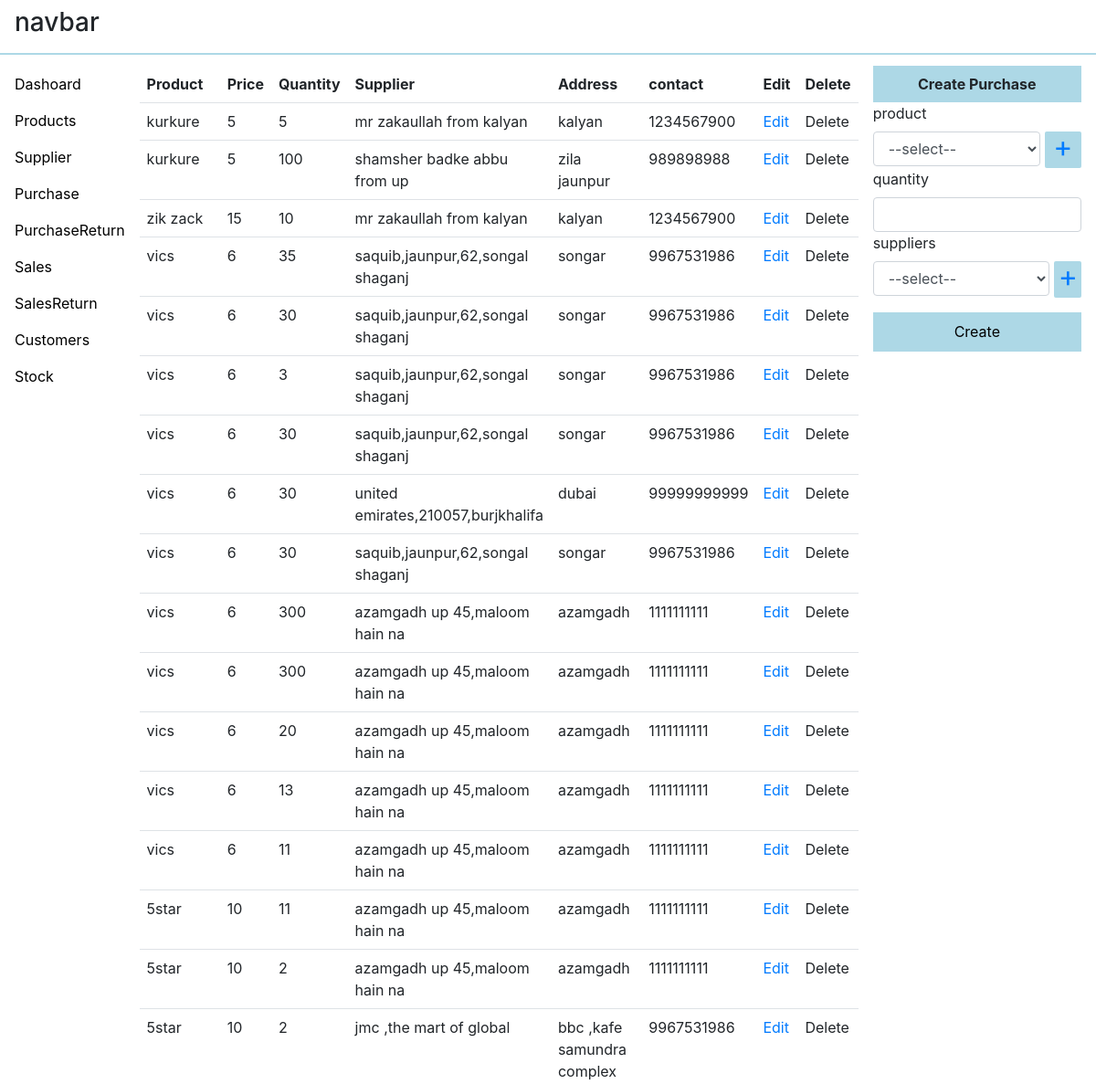
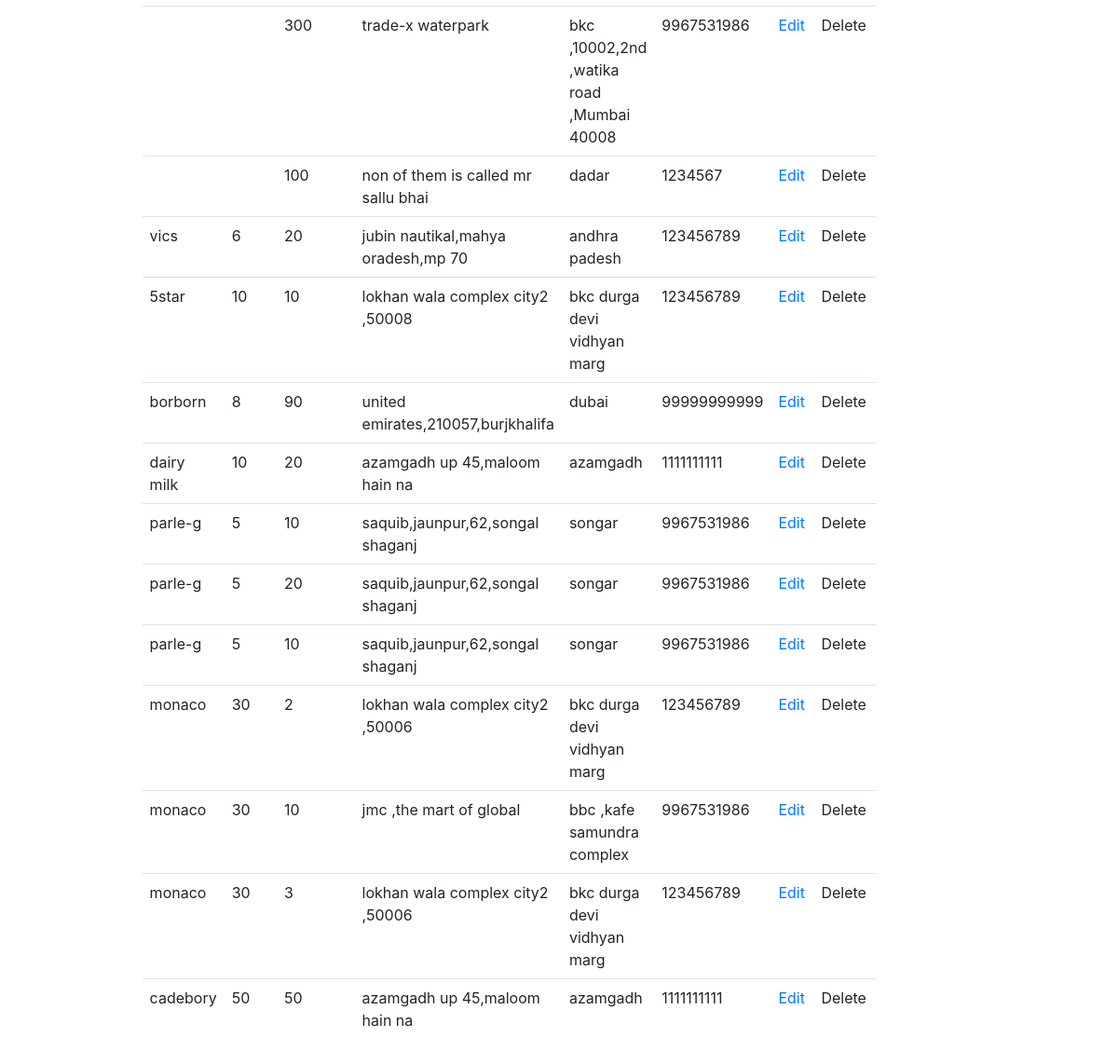
Page /dashboard/purchase/product/ on the committed database (2 pictures, top to bottom).
### dashboard/models.py (models this page shows, shortened)
class Supplied(models.Model):
    quantity=models.IntegerField(default=0)
    product=models.ForeignKey('Product',related_name='supplied',on_delete=models.SET_NULL,null=True)
    supplier=models.ForeignKey('Supplier',related_name='supplied',on_delete=models.SET_NULL,null=True)
    crated_at=models.DateTimeField(auto_now_add=True)
    class Meta:
        ordering=['-id']

class Product(models.Model):
    title=models.CharField(max_length=64)
    price=models.IntegerField()
    crated_at=models.DateTimeField(auto_now_add=True)
    class Meta:
        ordering=['-id']

class Supplier(models.Model):
    name=models.CharField(max_length=64)
    contact=models.IntegerField()
    address=models.TextField(max_length=128)
    class Meta:
        ordering=['-id']

### dashboard/views.py (the view, shortened to what this page needs)
# urls.py: path('purchase/product/',views.purchaseProduct,name="purchase_product"),
def purchaseProduct(request):
    data=dict()
    supplied__obj=Supplied.objects.all()
    supplier__obj=Supplier.objects.all()
    product__obj=Product.objects.all()
    return render(request,'dashboard/purchase.html',context={'items':supplied__obj,'products':product__obj,'suppliers':supplier__obj})

### dashboard/templates/dashboard/purchase.html (shortened to what this page needs)
{% extends 'dashboard/main.html'%}
{% block body%}
<table class="table" id="tb">
    <tbody class="table__body">
        <thead class="table__heading">
            <tr>
                <th>
                    Product
                </th>
                <th>
                    Price
                </th>
                <th>
                    Quantity
                </th>
                <th>
                    Supplier
                </th>
                <th>
                    Address
                </th>
                <th>
                    contact
                </th>
                <th>
                    Edit</th>
                <th>Delete</th>
            </tr>
        </thead>
        {% for item in items%}
        <tr>
            <td>
                {{item.product.title}}
                 </td>
                 <td>
                    {{item.product.price}}
                     </td>
                     <td>
                        {{item.quantity}}
                         </td>
                         <td>
                            {{item.supplier.name}}
                             </td>
                             <td>
                                 {{item.supplier.address}}
                             </td>
                             <td>
                                 {{item.supplier.contact}}
                             </td>
                             <td>
                                 <a href="#"  class="update_purchase" data-pk="{{item.pk}}" >
                                    Edit
                                 </a>
                             </td>
                             <td>
                                 <span class="fa fa-arow" data-pk={{item.pk}}>Delete</span>
                             </td>
        </tr>
        {% endfor %}
    </tbody>
</table>
<div  class="container__right" id="container__right">
    {% include 'dashboard/modal_for_createPurchase.html'%}
</div>
{% endblock %}

### static/css/main.css (style rules this page uses)
* { margin: 0%; padding: 0%; }
.container__right { padding: 1rem; padding-top: 0rem; }

### static/css/product.css (style rules this page uses)
th,td { padding: .5rem!important; }
th { border-top: none!important; border-bottom: none!important; }

### rows in the picture
Supplied: product "kurkure", product.price "5", quantity "5", supplier.name "mr zakaullah from kalyan", supplier.address "kalyan", supplier.contact "1234567900"
Supplied: product "kurkure", product.price "5", quantity "100", supplier.name "shamsher badke abbu from up", supplier.address "zila jaunpur", supplier.contact "989898988"
Supplied: product "zik zack", product.price "15", quantity "10", supplier.name "mr zakaullah from kalyan", supplier.address "kalyan", supplier.contact "1234567900"
Supplied: product "vics", product.price "6", quantity "35", supplier.name "saquib,jaunpur,62,songal shaganj", supplier.address "songar", supplier.contact "9967531986"
Supplied: product "vics", product.price "6", quantity "30", supplier.name "saquib,jaunpur,62,songal shaganj", supplier.address "songar", supplier.contact "9967531986"
Supplied: product "vics", product.price "6", quantity "3", supplier.name "saquib,jaunpur,62,songal shaganj", supplier.address "songar", supplier.contact "9967531986"
Supplied: product "vics", product.price "6", quantity "30", supplier.name "saquib,jaunpur,62,songal shaganj", supplier.address "songar", supplier.contact "9967531986"
Supplied: product "vics", product.price "6", quantity "30", supplier.name "united emirates,210057,burjkhalifa", supplier.address "dubai", supplier.contact "99999999999"
Supplied: product "vics", product.price "6", quantity "30", supplier.name "saquib,jaunpur,62,songal shaganj", supplier.address "songar", supplier.contact "9967531986"
Supplied: product "vics", product.price "6", quantity "300", supplier.name "azamgadh up 45,maloom hain na", supplier.address "azamgadh", supplier.contact "1111111111"
Supplied: product "vics", product.price "6", quantity "300", supplier.name "azamgadh up 45,maloom hain na", supplier.address "azamgadh", supplier.contact "1111111111"
Supplied: product "vics", product.price "6", quantity "20", supplier.name "azamgadh up 45,maloom hain na", supplier.address "azamgadh", supplier.contact "1111111111"
Supplied: product "vics", product.price "6", quantity "13", supplier.name "azamgadh up 45,maloom hain na", supplier.address "azamgadh", supplier.contact "1111111111"
Supplied: product "vics", product.price "6", quantity "11", supplier.name "azamgadh up 45,maloom hain na", supplier.address "azamgadh", supplier.contact "1111111111"
Supplied: product "5star", product.price "10", quantity "11", supplier.name "azamgadh up 45,maloom hain na", supplier.address "azamgadh", supplier.contact "1111111111"
Supplied: product "5star", product.price "10", quantity "2", supplier.name "azamgadh up 45,maloom hain na", supplier.address "azamgadh", supplier.contact "1111111111"
Supplied: product "5star", product.price "10", quantity "2", supplier.name "jmc ,the mart of global", supplier.address "bbc ,kafe samundra complex", supplier.contact "9967531986"
Supplied: quantity "300", supplier.name "trade-x waterpark", supplier.address "bkc ,10002,2nd ,watika road ,Mumbai 40008", supplier.contact "9967531986"
Supplied: quantity "100", supplier.name "non of them is called mr sallu bhai", supplier.address "dadar", supplier.contact "1234567"
Supplied: product "vics", product.price "6", quantity "20", supplier.name "jubin nautikal,mahya oradesh,mp 70", supplier.address "andhra padesh", supplier.contact "123456789"
Supplied: product "5star", product.price "10", quantity "10", supplier.name "lokhan wala complex city2 ,50008", supplier.address "bkc durga devi vidhyan marg", supplier.contact "123456789"
Supplied: product "borborn", product.price "8", quantity "90", supplier.name "united emirates,210057,burjkhalifa", supplier.address "dubai", supplier.contact "99999999999"
Supplied: product "dairy milk", product.price "10", quantity "20", supplier.name "azamgadh up 45,maloom hain na", supplier.address "azamgadh", supplier.contact "1111111111"
Supplied: product "parle-g", product.price "5", quantity "10", supplier.name "saquib,jaunpur,62,songal shaganj", supplier.address "songar", supplier.contact "9967531986"
Supplied: product "parle-g", product.price "5", quantity "20", supplier.name "saquib,jaunpur,62,songal shaganj", supplier.address "songar", supplier.contact "9967531986"
Supplied: product "parle-g", product.price "5", quantity "10", supplier.name "saquib,jaunpur,62,songal shaganj", supplier.address "songar", supplier.contact "9967531986"
Supplied: product "monaco", product.price "30", quantity "2", supplier.name "lokhan wala complex city2 ,50006", supplier.address "bkc durga devi vidhyan marg", supplier.contact "123456789"
Supplied: product "monaco", product.price "30", quantity "10", supplier.name "jmc ,the mart of global", supplier.address "bbc ,kafe samundra complex", supplier.contact "9967531986"
Supplied: product "monaco", product.price "30", quantity "3", supplier.name "lokhan wala complex city2 ,50006", supplier.address "bkc durga devi vidhyan marg", supplier.contact "123456789"
Supplied: product "cadebory", product.price "50", quantity "50", supplier.name "azamgadh up 45,maloom hain na", supplier.address "azamgadh", supplier.contact "1111111111"
